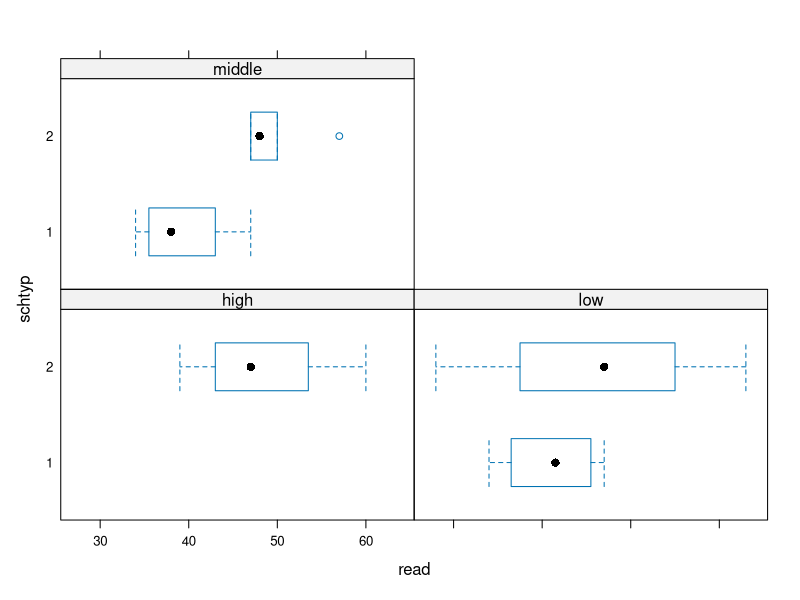
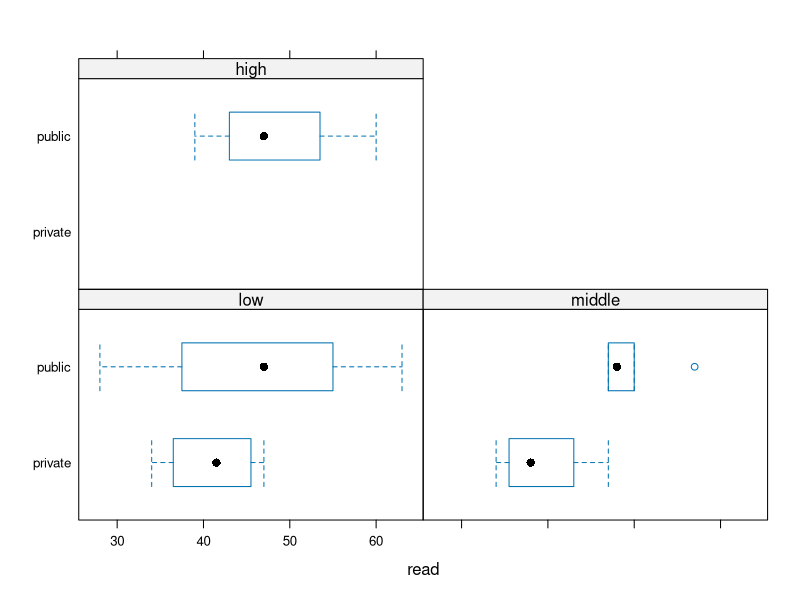

Write R code to recreate these figures, in order.
## ---- chunk 1
set.seed(124)
schtyp <- sample(0:1, 20, replace = TRUE)
schtyp
## ---- chunk 2
is.factor(schtyp)
## ---- chunk 3
is.numeric(schtyp)
## ---- chunk 4
schtyp.f <- factor(schtyp, labels = c("private", "public"))
schtyp.f
## ---- chunk 5
is.factor(schtyp.f)
## ---- chunk 6
ses <- c("low", "middle", "low", "low", "low", "low", "middle", "low", "middle", "middle", "middle", "middle", "middle", "high", "high", "low", "middle", "middle", "low", "high")

is.factor(ses)

## ---- chunk 7
ses.f.bad.order <- factor(ses)
is.factor(ses.f.bad.order)
## ---- chunk 8
levels(ses.f.bad.order)
## ---- chunk 9
ses.f <- factor(ses, levels = c("low", "middle", "high"))
is.factor(ses.f)
## ---- chunk 10
levels(ses.f)
## ---- chunk 11
ses.order <- ordered(ses, levels = c("low", "middle", "high"))
ses
## ---- chunk 12
ses.order
## ---- chunk 13
is.factor(ses.order)
## ---- chunk 14
ses.f[21] <- "very.high"
## ---- chunk 15
ses.f
## ---- chunk 16
ses.f <- factor(ses.f, levels = c(levels(ses.f), "very.high"))
ses.f[21] <- "very.high"
ses.f
## ---- chunk 17
levels(ses.f)
## ---- chunk 18
ses.f.new <- ses.f[ses.f != "very.high"]
ses.f.new
## ---- chunk 19
ses.f.new <-factor(ses.f.new)
ses.f.new
## ---- chunk 20
levels(ses.f.new)
## ---- chunk 21
ses.f <- ses.f.new
read <- c(34, 39, 63, 44, 47, 47, 57, 39, 48, 47, 34, 37, 47, 47, 39, 47, 47, 50, 28, 60)

# combining all the variables in a data frame
combo <- data.frame(schtyp, schtyp.f, ses, ses.f, read)
## ---- chunk 22
table(ses, schtyp)
## ---- chunk 23
table(ses.f, schtyp.f)
## ---- chunk 24
library(lattice)
bwplot(schtyp ~ read | ses, data = combo, layout = c(2,2))
## ---- chunk 25
bwplot(schtyp.f ~ read | ses.f, data = combo, layout = c(2,2))
